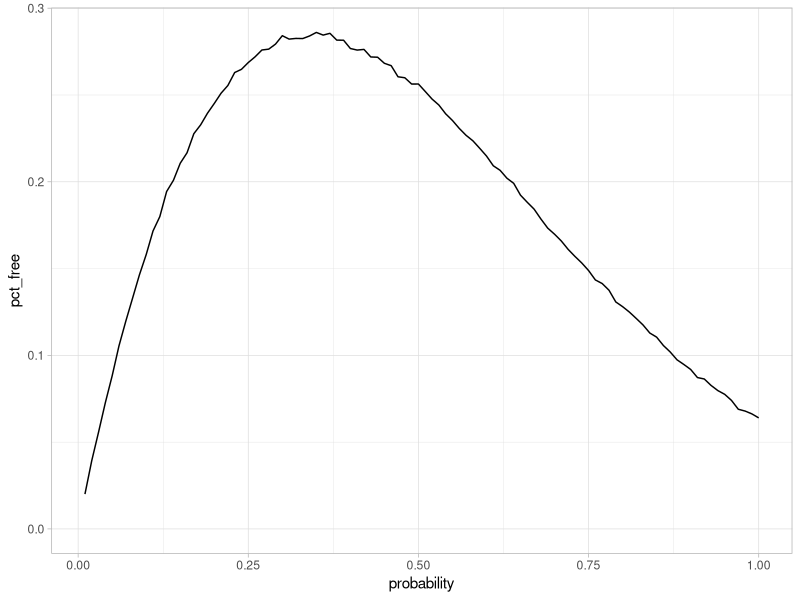
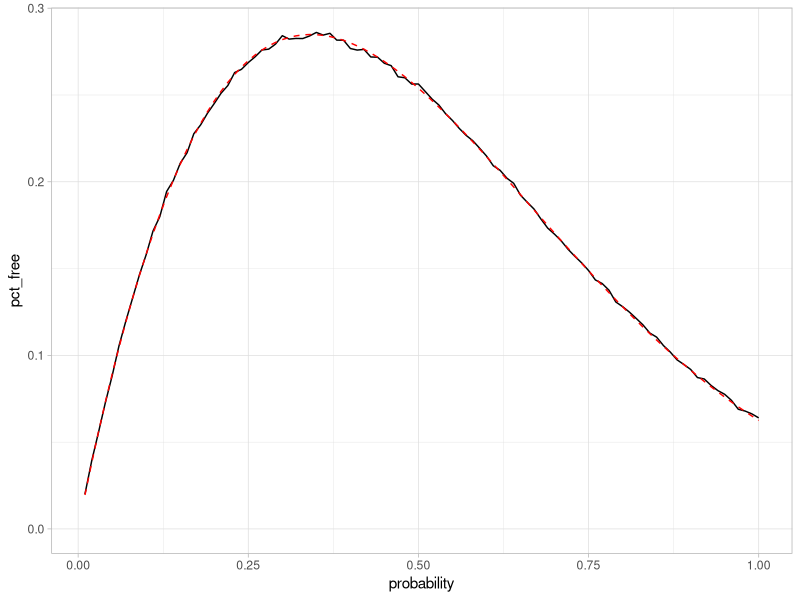

Write R code to recreate these figures, in order. (Note: this script raises an error after producing the figures.)
## ---- chunk 1
knitr::opts_chunk$set(echo = TRUE, comment = NA, message = FALSE)
## ---- chunk 2
library(tidyverse)
library(scales)
library(ggplot2)
theme_set(theme_light())
## ---- chunk 3
theme_set(theme_light())
set.seed(2020-05-04)

sim <- crossing(trial = 1:100000,
                probability = seq(.01, 1, .01)) %>%
  mutate(num_flips = rbinom(n(), 4, probability),
         num_tails = rbinom(n(), num_flips, .5),
         set_free = num_flips != 0 & num_tails == 0)

sim
## ---- chunk 4
summarized <- sim %>%
  group_by(probability) %>%
  summarize(pct_free = mean(set_free)) 

summarized %>%
  ggplot(aes(probability, pct_free)) +
  geom_line() +
  expand_limits(y = 0)
## ---- chunk 5
summarized %>%
  arrange(desc(pct_free))
## ---- chunk 6
probability_exact <- function(p, n = 4) {
  sum(dbinom(1:n, n, p) / 2 ^ (1:n))
}

# Probability all heads if each player has 20% chance
probability_exact(.2)
## ---- chunk 7
# map_dbl lets us calculate probability of freedom for each strategy 
summarized %>%
  mutate(exact = map_dbl(probability, probability_exact)) %>%
  ggplot(aes(probability, pct_free)) +
  geom_line() +
  geom_line(aes(y = exact), color = "red", lty = 2) +
  expand_limits(y = 0)
## ---- chunk 8
opt <- optimize(probability_exact, c(0, 1), maximum = TRUE)
opt
## ---- chunk 9
sim_n <- crossing(trial = 1:100000,
                  probability = seq(.02, 1, .02),
                  n = 2:8) %>%
  mutate(num_flips = rbinom(n(), n, probability),
         num_tails = rbinom(n(), num_flips, .5),
         set_free = num_flips != 0 & num_tails == 0)
## ---- chunk 10
probabilities_n <- sim_n %>%
  group_by(probability, n) %>%
  summarize(simulated = mean(set_free)) %>%
  ungroup() %>%
  mutate(exact = map2_dbl(probability, n, probability_exact))

probabilities_n %>%
  ggplot(aes(probability, exact, color = factor(n))) +
  geom_line() +
  geom_point(aes(y = simulated), size = .4) +
  scale_x_continuous(labels = percent) +
  scale_y_continuous(labels = percent) +
  labs(x = "p: Probability of flipping the coin",
       y = "Probability of freedom",
       color = "N: # of prisoners",
       title = "What's the chance of escaping with n prisoners?",
       subtitle = "Points show simulations of 100,000 prisoners each; lines are exact solution")
## ---- chunk 11
# Function that takes n and runs the optimise step
optimize_for_n <- function(n) {
  optimize(function(p) probability_exact(p, n), c(0, 1), maximum = TRUE)
}

optimal_n <- tibble(n = 2:60) %>%
  mutate(optimal = map(n, optimize_for_n)) %>%
  unnest_wider(optimal)

optimal_n %>%
  gather(metric, value, -n) %>%
  mutate(metric = ifelse(metric == "maximum", "Optimal probability to flip", "Probability of escape")) %>%
  ggplot(aes(n, value, color = metric)) +
  geom_line() +
  geom_hline(lty = 2, yintercept = .25) +
  scale_y_continuous(labels = percent) +
  expand_limits(y = 0) +
  labs(x = "N: # of prisoners",
       y = "Probability",
       color = "",
       title = "How does the optimal strategy and outcome change with N?")
## ---- chunk 12
optimal_n %>%
  arrange(desc(n)) %>%
  mutate(expected_coins_flipped = n * maximum) %>%
  ggplot(aes(n, expected_coins_flipped)) +
  geom_line() +
  labs(y = "Expected # of coins getting flipped")
## ---- chunk 13
# Summing the Poisson probabilities up to 1000
optimize(function(p) sum(dpois(1:1000, p) / 2 ^ (1:1000)),
         c(0, 10),
         maximum = TRUE)
